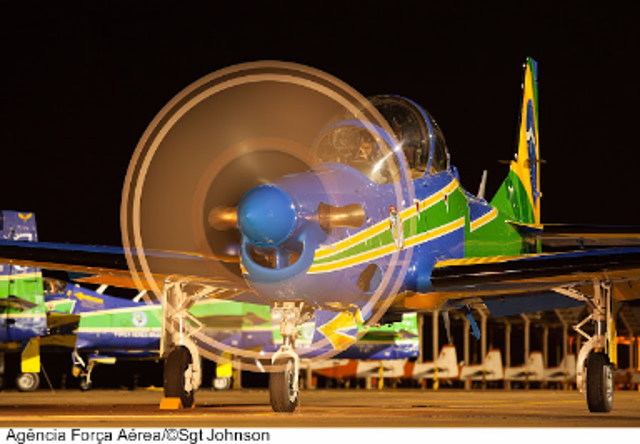
#> input picture outputs/benchmark_descompressed.bmp, 640 x 444 px, given in place of benchmark.bmp, which was not available
$ python program.py
#> lines starting #> are read from the running program, lines starting #| are printed output that depends on the picture; pictures that were not available may be replaced by others from this repository, and a replacement may not be noted
### functions.py
import os
import time
import numpy as np
from rle import encode, decode
from alive_progress import alive_bar

def generate_hw(fator, shape):
    h = shape[1]
    w = shape[0]
    height = int(np.floor(h * fator))
    width = int(np.floor(w * fator))
    return height, width

# [24 lines left out: functions split_channels, encode_arrays, not called in this run]

def decode_arrays(sloaded, width, height):
    srl, sgl, sbl = sloaded[0], sloaded[1], sloaded[2]

    received_red = decode(srl, (width, height))
    received_green = decode(sgl, (width, height))
    received_blue = decode(sbl, (width, height))

    completed_img = np.zeros((width, height, 3)).astype(np.uint8)
    completed_img[:, :, 0] = received_blue
    completed_img[:, :, 1] = received_green
    completed_img[:, :, 2] = received_red

    with alive_bar(300, force_tty=True) as bar:
        for i in range(300):
            time.sleep(0.003)
            bar()


    return completed_img

# [15 lines left out: functions bar_generate_view, calculate_stats, not called in this run]

### rle.py
import numpy as np


# [29 lines left out: function encode, not called in this run]


def decode(coded_image, shape):
    decoded = []
    for index in range(0, len(coded_image), 2):
        element = coded_image[index]
        quantity = coded_image[index+1]
        decoded.extend([element]*quantity)
    decoded_array = np.array(decoded).reshape(shape)

    return decoded_array

### program.py
import numpy as np
from PIL import Image
from functions import *
from resize_bi import resize_i_bi

import matplotlib.pyplot as plt


class Program():
    def __init__(self, fator=0.6):
#> called with fator = 0.6
        self.fator = fator
        self.file_path = "benchmark.bmp"
        self.output_path = "outputs/compressed"
        self.compress_path = "outputs/compressed.npy"
        self.out_file = 'outputs/benchmark_descompressed.bmp'

        self.original_img = Image.open(self.file_path)
#> self.original_img is the input picture: PIL image 640x444 RGB; mean R, G, B 90.9, 70.2, 46.8
        self.original_img = np.array(self.original_img, np.uint8)

        self.shape = self.original_img.shape
#> self.shape = (444, 640, 3)
        self.height, self.width = generate_hw(self.fator, self.shape)
#> self.height = 384; self.width = 266

    # compression
    def compress(self):
        # Resizing image
        print(f"Resizing Image to {self.fator*100:.0f}% of the size.........")
        smaller_original = resize_i_bi(self.original_img, self.fator)
        print("Resized successful\n")

        s_blue, s_green, s_red = split_channels(smaller_original)

        print("Encoding arrays with RLE algorithm.........")
        sencrypted_array = encode_arrays(s_blue, s_green, s_red)
        print("Encoded successful\n")

        np.save(self.output_path, sencrypted_array)

        output_path = self.compress_path
        calculate_stats(self.file_path, output_path)

    # descompression
    def descompress(self, show=False):
#> called with show = False
        compress_path = self.compress_path
        out_file = self.out_file

        sloaded = np.load(compress_path, allow_pickle=True)
#> (reads outputs/compressed.npy from the repository)

        print("Decoding arrays.........")
        completed_img = decode_arrays(sloaded, self.width, self.height)
#> in decode_arrays, `completed_img[:, :, 0] = received_blue`:
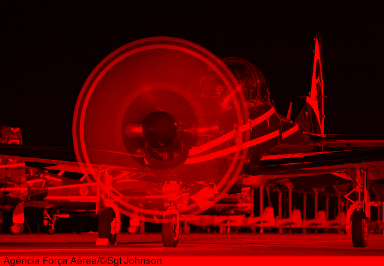
#> completed_img: shape (266, 384, 3); mean of channels 0, 1, 2 91, 0, 0; drawn as R, G, B
#> in decode_arrays, `completed_img[:, :, 1] = received_green`:
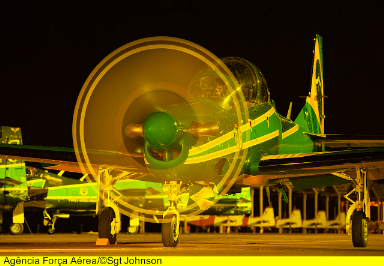
#> completed_img: shape (266, 384, 3); mean of channels 0, 1, 2 91, 70.2, 0; drawn as R, G, B
#> in decode_arrays, `completed_img[:, :, 2] = received_red`:
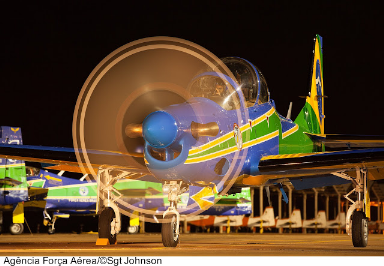
#> completed_img: shape (266, 384, 3); mean of channels 0, 1, 2 91, 70.2, 46.8; drawn as R, G, B
        print("Decoded successful\n")

        final_img = Image.fromarray(completed_img)
        final_img = final_img.resize((self.shape[1], self.shape[0]))
        final_img.save(out_file)

        print(f'Descompressed image generated as {out_file}\n')

        if show:
            print("Generating visualization of images.........")
            bar_generate_view()
            print("Generated successful\n")

            im = Image.open(self.file_path)
            m = np.array(im)

            im_c = Image.open(out_file)
            m_c = np.array(im_c)

            fig, axes = plt.subplots(1, 2, figsize=(
                16, 8), constrained_layout=True)

            axes[0].imshow(m)
            axes[1].imshow(m_c)
            plt.show()


if __name__ == '__main__':
    prog = Program()
    prog.descompress()
